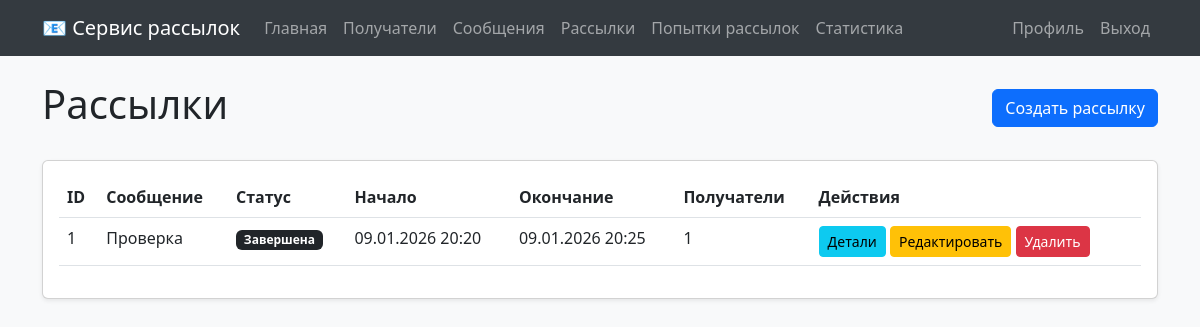
The page /mailings/ (signed in) on the database its author committed.
### mailings/models.py (models this page shows, shortened)
class Mailing(models.Model):
    STATUS_CHOICES = [
        ('Создана', 'Создана'),
        ('Запущена', 'Запущена'),
        ('Завершена', 'Завершена'),
    ]
    start_time = models.DateTimeField(verbose_name='Дата и время первой отправки')
    end_time = models.DateTimeField(verbose_name='Дата и время окончания отправки')
    status = models.CharField(max_length=20, choices=STATUS_CHOICES, default='Создана', verbose_name='Статус')
    message = models.ForeignKey(Message, on_delete=models.CASCADE, verbose_name='Сообщение')
    recipients = models.ManyToManyField(Recipient, verbose_name='Получатели')
    owner = models.ForeignKey(settings.AUTH_USER_MODEL, on_delete=models.CASCADE, null=True, blank=True, verbose_name='Владелец')
    class Meta:
        verbose_name = 'Рассылка'
        verbose_name_plural = 'Рассылки'
        ordering = ['-start_time']
        permissions = [
            ('can_view_all_mailings', 'Может просматривать все рассылки'),
            ('can_disable_mailing', 'Может отключать рассылки'),
        ]
    def get_status(self):
        from django.utils import timezone
        now = timezone.now()
        if now < self.start_time:
            return 'Создана'
        elif self.start_time <= now <= self.end_time:
            return 'Запущена'
        else:
            return 'Завершена'

class Message(models.Model):
    subject = models.CharField(max_length=255, verbose_name='Тема письма')
    body = models.TextField(verbose_name='Тело письма')
    owner = models.ForeignKey(settings.AUTH_USER_MODEL, on_delete=models.CASCADE, null=True, blank=True, verbose_name='Владелец')
    class Meta:
        verbose_name = 'Сообщение'
        verbose_name_plural = 'Сообщения'
        ordering = ['subject']
        permissions = [
            ('can_view_all_messages', 'Может просматривать все сообщения'),
        ]

### mailings/views.py (the view)
# urls.py: path('mailings/', views.mailing_list, name='mailing_list'),
@login_required
def mailing_list(request):
    mailings_list = get_user_queryset(Mailing, request.user).prefetch_related('recipients', 'message')
    for mailing in mailings_list:
        current_status = mailing.get_status()
        if mailing.status != current_status:
            Mailing.objects.filter(pk=mailing.pk).update(status=current_status)
            mailing.status = current_status  # Обновляем объект в памяти
    return render(request, 'mailings/mailing_list.html', {'mailings_list': mailings_list})

### mailings/views.py (called while the page is built)
def get_user_queryset(model, user):
    if user.is_staff or user.groups.filter(name='Менеджеры').exists():
        return model.objects.all()
    return model.objects.filter(owner=user)

### mailings/templates/mailings/mailing_list.html (shortened to what this page needs)
{% extends 'mailings/base.html' %}
{% block content %}
<div class="d-flex justify-content-between align-items-center mb-4">
    <h1>Рассылки</h1>
    <a href="{% url 'mailings:mailing_create' %}" class="btn btn-primary">Создать рассылку</a>
</div>
<div class="card">
    <div class="card-body">
        {% if mailings_list %}
            <table class="table table-hover">
                <thead>
                    <tr>
                        <th>ID</th>
                        <th>Сообщение</th>
                        <th>Статус</th>
                        <th>Начало</th>
                        <th>Окончание</th>
                        <th>Получатели</th>
                        <th>Действия</th>
                    </tr>
                </thead>
                <tbody>
                    {% for mailing in mailings_list %}
                    <tr>
                        <td>{{ mailing.id }}</td>
                        <td>{{ mailing.message.subject }}</td>
                        <td>
                            {% if mailing.status == 'Создана' %}
                                <span class="badge bg-secondary">{{ mailing.status }}</span>
                            {% elif mailing.status == 'Запущена' %}
                                <span class="badge bg-success">{{ mailing.status }}</span>
                            {% elif mailing.status == 'Завершена' %}
                                <span class="badge bg-dark">{{ mailing.status }}</span>
                            {% endif %}
                        </td>
                        <td>{{ mailing.start_time|date:"d.m.Y H:i" }}</td>
                        <td>{{ mailing.end_time|date:"d.m.Y H:i" }}</td>
                        <td>{{ mailing.recipients.count }}</td>
                        <td>
                            <a href="{% url 'mailings:mailing_detail' mailing.pk %}" class="btn btn-sm btn-info">Детали</a>
                            {% if mailing.owner == user or user.is_staff %}
                            <a href="{% url 'mailings:mailing_update' mailing.pk %}" class="btn btn-sm btn-warning">Редактировать</a>
                            <a href="{% url 'mailings:mailing_delete' mailing.pk %}" class="btn btn-sm btn-danger">Удалить</a>
                            {% else %}
                            <span class="text-muted">Только просмотр</span>
                            {% endif %}
                        </td>
                    </tr>
                    {% endfor %}
                </tbody>
            </table>
        {% else %}
            <p class="text-muted">Рассылки не найдены. <a href="{% url 'mailings:mailing_create' %}">Создать первую рассылку</a></p>
        {% endif %}
    </div>
</div>
{% endblock %}

### mailings/templates/mailings/base.html (style rules this page uses)
body { background-color: #f8f9fa; }
.card { box-shadow: 0 0.125rem 0.25rem rgba(0, 0, 0, 0.075); margin-bottom: 1.5rem; }

### rows shown on the page
Mailing: id "1", message.subject "Проверка", status "Завершена", start_time "09.01.2026 20:20", end_time "09.01.2026 20:25", recipients.count "1", shows "Редактировать"
